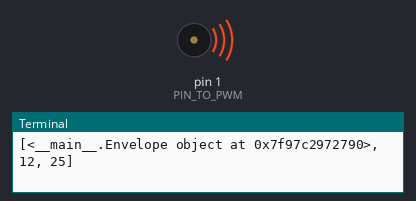
The program below on a simulated Raspberry Pi (wiringPi pin numbers). On the bench: buzzer (waves = sounding), the last lines printed to the terminal. Pin numbers are wiringPi numbers. At 1.0 s the program stops and its outputs stay as they are.

Above: at 0.1 s.
At 1.1 s:
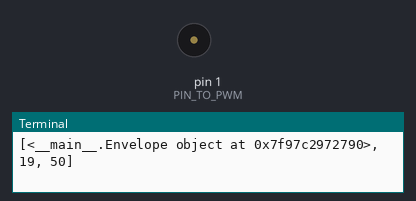
Timing chart, 0 to 2.5 s (numbered marks = the images above):
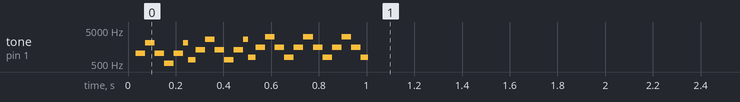

Measured:
- by itself, tone on pin 1 (PIN_TO_PWM): plays 1048 Hz for 0.04 s, 2105 Hz for 0.04 s, 1048 Hz for 0.04 s, 524 Hz for 0.04 s, 1048 Hz for 0.04 s, 2105 Hz for 0.02 s … (26 notes in this stretch)

The program:

wiringPiTest.py
```python
# Pulsates an LED connected to GPIO pin 1 with a suitable resistor 4 times using softPwm
# softPwm uses a fixed frequency
import wiringpi
import time


PIN_TO_PWM = 1
clock=76

wiringpi.wiringPiSetup()

wiringpi.pinMode(PIN_TO_PWM,wiringpi.PWM_OUTPUT)
wiringpi.pwmSetMode(wiringpi.PWM_MODE_MS)
wiringpi.pwmSetClock(clock)
#wiringpi.pwmSetRange(1024)
#wiringpi.pwmWrite(PIN_TO_PWM,512)


twelthRootOf2=2**(1.0/12)


scale=[1,1.05946,1.12246,1.18921,1.25992,1.33483,1.41421,1.49831,1.58740,1.68179,1.78180,1.88775,2]

def getRangeForNote2(note):
	freq=65.41*(twelthRootOf2**note)
	rg=int(19.2e6/clock/freq)
	#print note,freq,rg, int(note%12)
	return rg

def getRangeForNote(note, subnote):
	global clock
	scaleVal=scale[int(note%12)]
	if subnote!=0:
		scaleVal2=scale[1+int(note%12)]
		scaleVal=scaleVal2*subnote+scaleVal*(1-subnote)

	octave=1+int(note/12)
	freq=65.41*(2**octave)*scaleVal
	rg=int(19.2e6/clock/freq)
	#print note,freq,range, octave, int(note%12)
	return rg

def setSound(note,volume):
	rg=getRangeForNote2(note)
	mr=int(rg*0.5*volume)
	wiringpi.pwmSetRange(rg)
	wiringpi.pwmWrite(PIN_TO_PWM,mr)
	#wiringpi.pwmSetRange(2048)
	#wiringpi.pwmWrite(PIN_TO_PWM,1024)
	#print rg,mr

class Envelope:

	def __init__(self,s,pi1,pi2,pi3,pn1,pn2,pn3,aa,ad,asus,ar,ala,ald):
		self.s=s
		self.pi=(pi1,pi2,pi3)
		self.pn=(pn1,pn2,pn3)
		self.aa=aa
		self.ad=ad
		self.asus=asus
		self.ar=ar
		self.ala=ala
		self.ald=ald

	def start(self,pitch,duration):
		self.pitch=pitch
		self.volume=0.0
		self.div=0
		self.phase=-1
		self.phaseStepCount=0
		self.ampPhase=0
		self.duration=duration

	def process(self):

		self.div=(self.div+1)%self.s
		if self.div==0:
			while self.phaseStepCount==0:
				self.phase=(self.phase+1)%3
				self.phaseStepCount=self.pn[self.phase]
			self.pitch+=self.pi[self.phase]
			self.phaseStepCount=self.phaseStepCount-1


			if self.pitch>255:
				self.pitch=self.pitch-256
			elif self.pitch<0:
				self.pitch=self.pitch+256

		if self.duration==0:
			self.ampPhase=3
		else:
			self.duration=self.duration-1

		if self.ampPhase==0: #attach
			self.volume+=self.aa
			if self.volume>=self.ala:
				self.ampPhase=1
		elif self.ampPhase==1: #decay
			self.volume+=self.ad
			if self.volume<=self.ald:
				self.ampPhase=2
		elif self.ampPhase==2: #sustain
			self.volume+=self.asus
			if self.volume<=0:
				self.ampPhase=4
		elif self.ampPhase==3:
			self.volume+=self.ar
			if self.volume<=0:
				self.ampPhase=4

		#print self.ampPhase, self.volume


		if self.volume<=0:
			setSound(12+self.pitch/4.0,0)
			return True
		else:
			setSound(12+self.pitch/4.0,self.volume/128.0)
			return False

	def play(self):
		while True:
			if self.process():
				break
			time.sleep(0.01)

#e=Envelope(1,70,16,2,2,0,0,126,0,0,-126,126,126)
#e=Envelope(4,-1,1,0,2,2,0,126,0,0,-126,126,126)
e=Envelope(2,1,-1,0,4,4,0,20,-1,0,-1,126,110)
e2=Envelope(4,48,-48,0,2,2,0,127,-4,0,-1,127,0)
#e=Envelope(1,-12,0,0,12,12,0,127,-2,0,-1,127,0)
#e=Envelope(1,0,0,0,3,3,2,32,-2,0,-16,127,8)
e=Envelope(1,0,0,0,3,3,2,127,0,0,-127,127,8)
e2=Envelope(2,-1,-1,-1,2,2,2,127,0,0,-1,127,0)
e3=Envelope(4,48,-48,0,2,2,0,127,-4,0,-1,127,0)

def play(list,pitchOffset=0,speed=1,legato=0.8):
	for sound in list:
		print sound
		env=sound[0]
		duration=int(sound[2]/speed)
		env.start((sound[1]+pitchOffset)*4,duration*legato)
		for i in range(0,duration):
			env.process()
			time.sleep(0.01)
	setSound(0,0)


play([[e3,12,25],[e3,16,25],[e3,19,50]],pitchOffset=12,speed=1,legato=0.5)

#e=Envelope(1,4,-4,0,12,12,0,2,0,0,-127,127,0)
#play([[e,120,200]])

'''
e.start(0,200)
e.play()
e.start(48,200)
e.play()
e.start(96,200)
e.play()
e.start(96+48,200)
e.play()
e.start(96+96,200)
e.play()
e.start(96+96+48,200)
e.play()
'''

'''
time.sleep(0.1)
e.start(48,100)
e.play()
time.sleep(0.1)
e.start(96,100)
e.play()
time.sleep(0.1)
e.start(0,100)
e.play()
'''
'''
volume=1.0
for i in range(0,20):
	setSound(32+i/4.0,volume)
	#volume=volume*0.5
	if volume<0.01:
		volume=1.0
	time.sleep(0.1)
'''


#wiringpi.pinMode(PIN_TO_PWM,wiringpi.INPUT)
```
